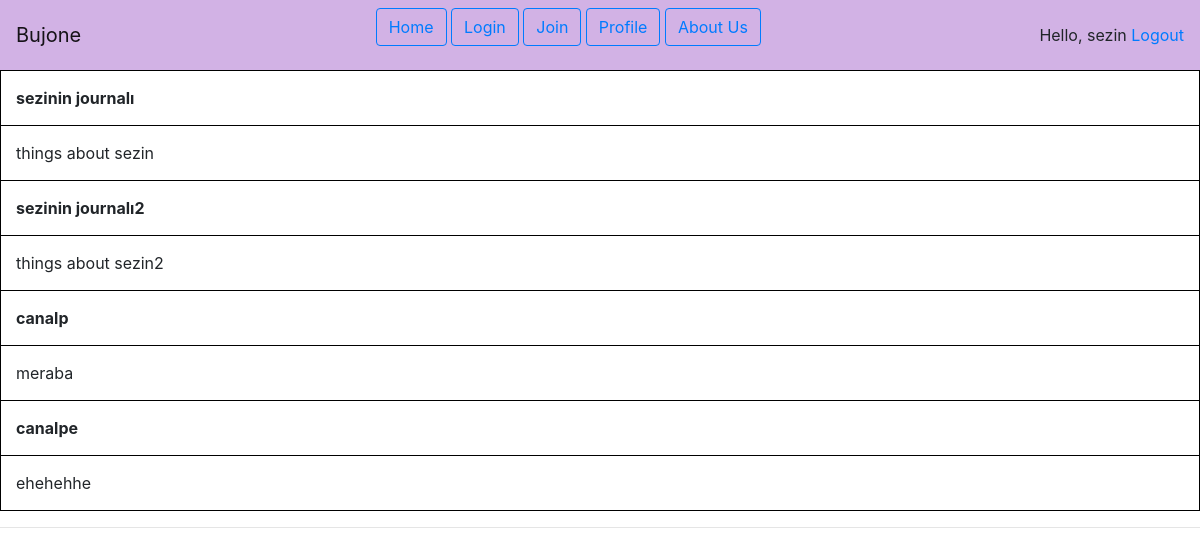
The app's page /myjournals (signed in) with its own data.
### main/models.py (models this page shows, shortened)
class JournalModel(models.Model):
    title = models.CharField(max_length=200, null=True, blank=True)
    desc = models.TextField(max_length=400, null=True, blank=True)
    user = models.ForeignKey(User,null=True, on_delete=models.CASCADE)

### main/views.py (the view)
# urls.py: path('myjournals', views.MyJournalsPageView, name='myjournals'),
def MyJournalsPageView(request):
   data = JournalModel.objects.filter(user = request.user)
   description = {
               "jrnl_descp" : data
   }
   return render(request, 'main/myjournals.html', description)

### main/templates/main/myjournals.html (shortened to what this page needs)
{% extends 'main/maine.html' %}
{% load static %}
{% block content %}
<!DOCTYPE html>
<html lang="en">
<head>
</head>
<body>
<table style="width:100%">
 {% for des in jrnl_descp %}
  <tr>
    <th>{{ des.title}}</th>
  <tr>
  <tr>
    <td>{{ des.desc}}</td>
  <tr>
{% endfor %}
</table>
</body>
</html>
{% endblock %}

### main/templates/main/maine.html
<!DOCTYPE html>
<html>
<head>
</head>
<body>
	{% include 'main/navbar.html' %}
    {% block content %}
    {% endblock %}
    <hr>
</body>
</html>

### main/templates/main/navbar.html (shortened to what this page needs)
<!DOCTYPE html>
<html>
<head>
  <link rel="stylesheet" href="https://maxcdn.bootstrapcdn.com/bootstrap/4.0.0/css/bootstrap.min.css">
</head>
<body>
 <nav class="navbar navbar-light" style="background-color: #d2b2e5;">
  <a class="navbar-brand" href="#">Bujone</a>
    <div class="navbar-nav">
<p align="right">
      <button type="button" class="btn btn-outline-primary">
        <a href="/">Home</a></button>
       <button type="button" class="btn btn-outline-primary">
        <a href="/login">Login</a></button>
       <button type="button" class="btn btn-outline-primary">
        <a href="/join">Join</a></button>
        <button type="button" class="btn btn-outline-primary">
        <a href="/profile">Profile</a></button>
        <button type="button" class="btn btn-outline-primary">
        <a href="/aboutus">About Us</a></button>
  </div>
 <span class="hello-msg">
  {% if user.is_authenticated %}
  Hello, {{request.user}}
  <a  class="hello-msg" href="{% url 'logoutt' %}">Logout</a>
  {% else %}
  <p>You are not logged in <a href="{% url 'login' %}">Log In</a> </p>
{% endif %}
</span>
</nav>
</body>
</html>

### main/templates/main/myjournals.html (style rules this page uses)
table { width:100%; }
table, th, td { border: 1px solid black; border-collapse: collapse; }
th, td { padding: 15px; text-align: left; }

### records on screen
JournalModel: title "sezinin journalı", desc "things about sezin"
JournalModel: title "sezinin journalı2", desc "things about sezin2"
JournalModel: title "canalp", desc "meraba"
JournalModel: title "canalpe", desc "ehehehhe"

### other values on screen
{{ request.user }} "sezin"
